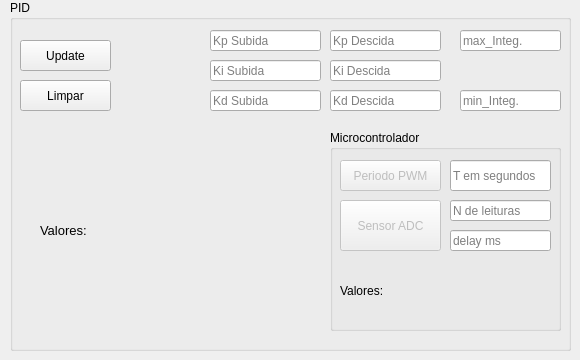
      <widget class="QWidget" name="tab_20">
       <attribute name="title">
        <string>PID</string>
       </attribute>
       <widget class="QGroupBox" name="groupBox_16">
        <property name="geometry">
         <rect>
          <x>10</x>
          <y>0</y>
          <width>561</width>
          <height>351</height>
         </rect>
        </property>
        <property name="title">
         <string>PID</string>
        </property>
        <widget class="QLineEdit" name="lineEdit_kp">
         <property name="geometry">
          <rect>
           <x>200</x>
           <y>30</y>
           <width>111</width>
           <height>21</height>
          </rect>
         </property>
         <property name="inputMask">
          <string/>
         </property>
         <property name="placeholderText">
          <string>Kp Subida</string>
         </property>
        </widget>
        <widget class="QLineEdit" name="lineEdit_ki">
         <property name="geometry">
          <rect>
           <x>200</x>
           <y>60</y>
           <width>111</width>
           <height>21</height>
          </rect>
         </property>
         <property name="placeholderText">
          <string>Ki Subida</string>
         </property>
        </widget>
        <widget class="QLineEdit" name="lineEdit_kd">
         <property name="geometry">
          <rect>
           <x>200</x>
           <y>90</y>
           <width>111</width>
           <height>21</height>
          </rect>
         </property>
         <property name="placeholderText">
          <string>Kd Subida</string>
         </property>
        </widget>
        <widget class="QLineEdit" name="lineEdit_maxIntegrador">
         <property name="geometry">
          <rect>
           <x>450</x>
           <y>30</y>
           <width>101</width>
           <height>21</height>
          </rect>
         </property>
         <property name="inputMask">
          <string/>
         </property>
         <property name="placeholderText">
          <string>max_Integ.</string>
         </property>
        </widget>
        <widget class="QLineEdit" name="lineEdit_minIntegrador">
         <property name="geometry">
          <rect>
           <x>450</x>
           <y>90</y>
           <width>101</width>
           <height>21</height>
          </rect>
         </property>
         <property name="placeholderText">
          <string>min_Integ.</string>
         </property>
        </widget>
        <widget class="QPushButton" name="pushButton_pidUpdate">
         <property name="geometry">
          <rect>
           <x>10</x>
           <y>40</y>
           <width>91</width>
           <height>31</height>
          </rect>
         </property>
         <property name="text">
          <string>Update</string>
         </property>
        </widget>
        <widget class="QLabel" name="label_infoPID">
         <property name="geometry">
          <rect>
           <x>30</x>
           <y>180</y>
           <width>271</width>
           <height>101</height>
          </rect>
         </property>
         <property name="font">
          <font>
           <pointsize>10</pointsize>
          </font>
         </property>
         <property name="text">
          <string>Valores:</string>
         </property>
        </widget>
        <widget class="QLabel" name="label_infoPID_2">
         <property name="geometry">
          <rect>
           <x>20</x>
           <y>-60</y>
           <width>211</width>
           <height>41</height>
          </rect>
         </property>
         <property name="text">
          <string/>
         </property>
        </widget>
        <widget class="QLineEdit" name="lineEdit_kp_d">
         <property name="geometry">
          <rect>
           <x>320</x>
           <y>30</y>
           <width>111</width>
           <height>21</height>
          </rect>
         </property>
         <property name="inputMask">
          <string/>
         </property>
         <property name="placeholderText">
          <string>Kp Descida</string>
         </property>
        </widget>
        <widget class="QLineEdit" name="lineEdit_kd_d">
         <property name="geometry">
          <rect>
           <x>320</x>
           <y>90</y>
           <width>111</width>
           <height>21</height>
          </rect>
         </property>
         <property name="placeholderText">
          <string>Kd Descida</string>
         </property>
        </widget>
        <widget class="QLineEdit" name="lineEdit_ki_d">
         <property name="geometry">
          <rect>
           <x>320</x>
           <y>60</y>
           <width>111</width>
           <height>21</height>
          </rect>
         </property>
         <property name="placeholderText">
          <string>Ki Descida</string>
         </property>
        </widget>
        <widget class="QPushButton" name="pushButton_pid_limpar">
         <property name="geometry">
          <rect>
           <x>10</x>
           <y>80</y>
           <width>91</width>
           <height>31</height>
          </rect>
         </property>
         <property name="text">
          <string>Limpar</string>
         </property>
        </widget>
        <widget class="QGroupBox" name="groupBox_30">
         <property name="geometry">
          <rect>
           <x>320</x>
           <y>130</y>
           <width>231</width>
           <height>201</height>
          </rect>
         </property>
         <property name="title">
          <string>Microcontrolador</string>
         </property>
         <widget class="QPushButton" name="pushButton_periodoPWM">
          <property name="enabled">
           <bool>false</bool>
          </property>
          <property name="geometry">
           <rect>
            <x>10</x>
            <y>30</y>
            <width>101</width>
            <height>31</height>
           </rect>
          </property>
          <property name="text">
           <string>Periodo PWM</string>
          </property>
         </widget>
         <widget class="QLineEdit" name="lineEdit_periodoPWM">
          <property name="geometry">
           <rect>
            <x>120</x>
            <y>30</y>
            <width>101</width>
            <height>31</height>
           </rect>
          </property>
          <property name="inputMask">
           <string/>
          </property>
          <property name="placeholderText">
           <string>T em segundos</string>
          </property>
         </widget>
         <widget class="QPushButton" name="pushButton_leituraAnalogica">
          <property name="enabled">
           <bool>false</bool>
          </property>
          <property name="geometry">
           <rect>
            <x>10</x>
            <y>70</y>
            <width>101</width>
            <height>51</height>
           </rect>
          </property>
          <property name="text">
           <string>Sensor ADC</string>
          </property>
         </widget>
         <widget class="QLineEdit" name="lineEdit_analogicaNleituras">
          <property name="geometry">
           <rect>
            <x>120</x>
            <y>70</y>
            <width>101</width>
            <height>21</height>
           </rect>
          </property>
          <property name="placeholderText">
           <string>N de leituras</string>
          </property>
         </widget>
         <widget class="QLineEdit" name="lineEdit_analogicaDelayms">
          <property name="geometry">
           <rect>
            <x>120</x>
            <y>100</y>
            <width>101</width>
            <height>21</height>
           </rect>
          </property>
          <property name="placeholderText">
           <string>delay ms</string>
          </property>
         </widget>
         <widget class="QLabel" name="label_infoPWM_ADC">
          <property name="geometry">
           <rect>
            <x>10</x>
            <y>140</y>
            <width>211</width>
            <height>41</height>
           </rect>
          </property>
          <property name="text">
           <string>Valores:</string>
          </property>
         </widget>
        </widget>
       </widget>
      </widget>
